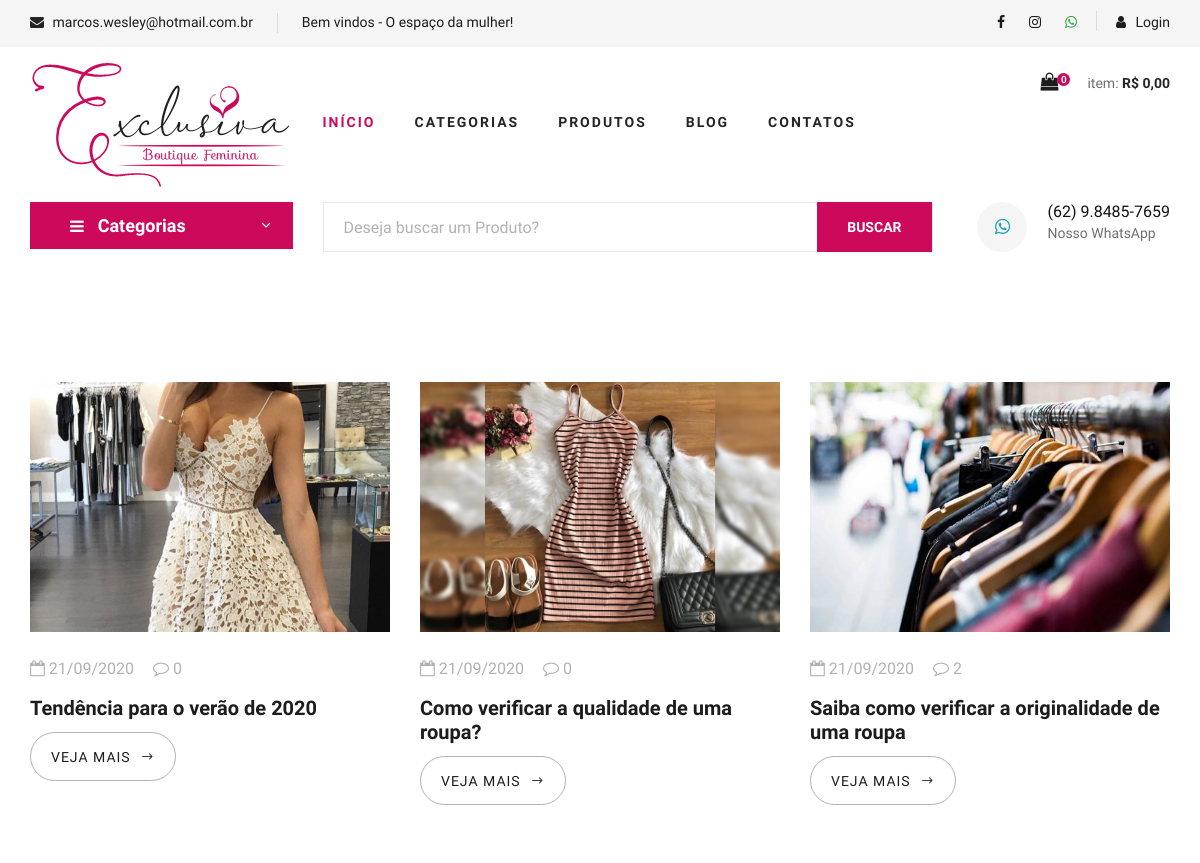
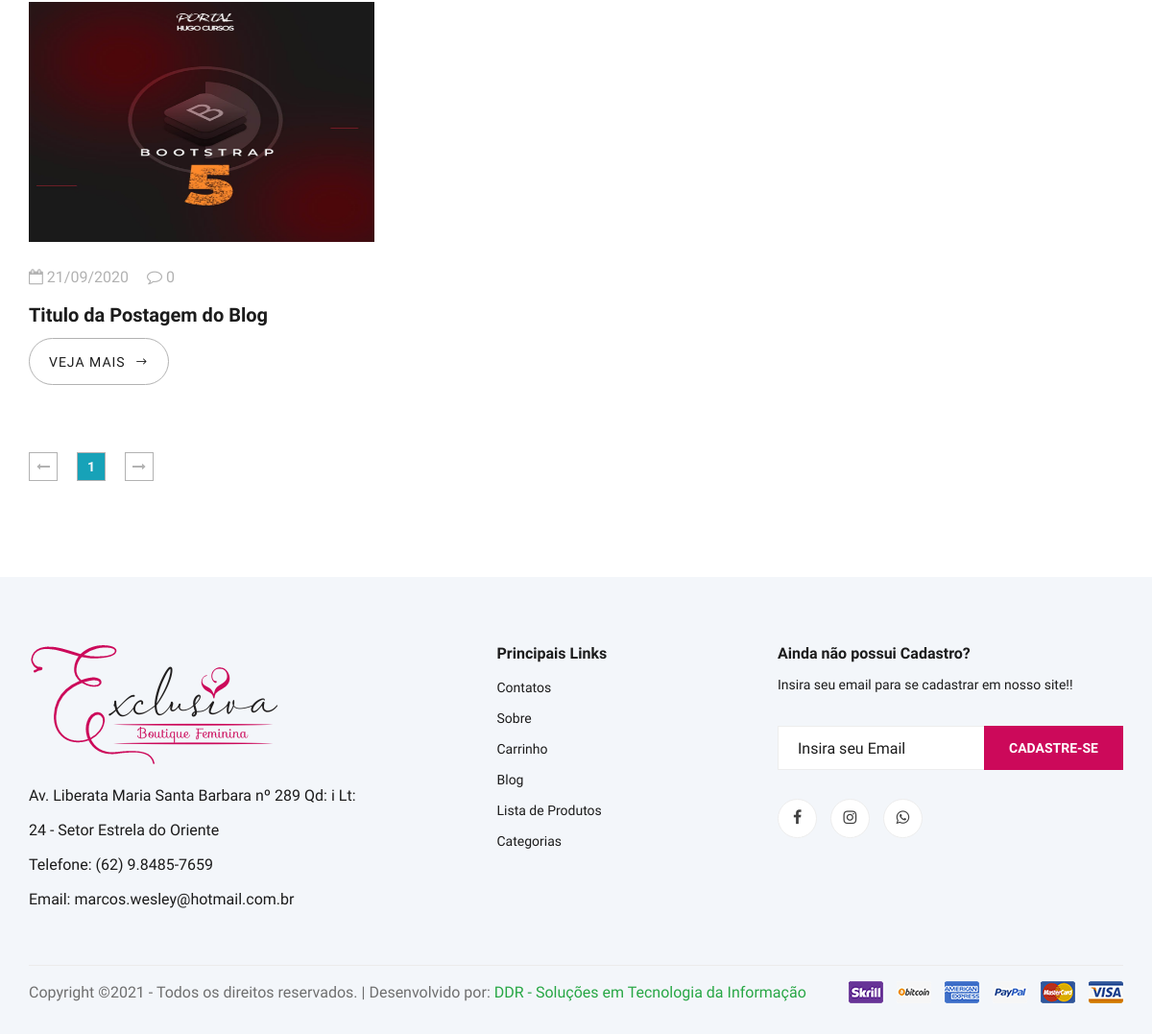
Screenshot of /blog.php with the database file from the repository (2 pictures, top to bottom).
### tables this page shows
CREATE TABLE `blog` (
  `id` int(11) NOT NULL AUTO_INCREMENT,
  `titulo` varchar(200) NOT NULL,
  `descricao_1` varchar(1000) NOT NULL,
  `descricao_2` varchar(1000) NOT NULL,
  `imagem` varchar(150) NOT NULL,
  `data` date NOT NULL,
  `palavras` varchar(150) DEFAULT NULL,
  `nome_url` varchar(200) NOT NULL,
  PRIMARY KEY (`id`)
);

### config.php (called while the page is built, shortened)
<?php
$itens_por_pagina = 6;
 ?>

### blog.php (the view, shortened to what this page needs)
<?php
require_once("cabecalho.php");
?>
<?php
require_once("cabecalho-busca.php");
?>
<?php
if(@$_GET['pagina'] != null){
    $pag = $_GET['pagina'];
}else{
    $pag = 0;
}
$limite = $pag * @$itens_por_pagina;
$pagina = $pag;
$nome_pag = 'blog.php';
 ?>
    <section class="blog spad">
        <div class="container">
                    <div class="row">
                          <?php
               $query = $pdo->query("SELECT * FROM blog order by id desc LIMIT $limite, $itens_por_pagina");
               $res = $query->fetchAll(PDO::FETCH_ASSOC);
               for ($i=0; $i < count($res); $i++) {
                  $titulo = $res[$i]['titulo'];
                  $imagem = $res[$i]['imagem'];
                  $data = $res[$i]['data'];
                  $id = $res[$i]['id'];
                  $nome_url = $res[$i]['nome_url'];
                  $data = implode('/', array_reverse(explode('-', $data)));
                  $query2 = $pdo->query("SELECT * FROM coment_blog where id_blog = '$id' ");
                  $res2 = $query2->fetchAll(PDO::FETCH_ASSOC);
                  $total_itens = @count($res2);
                  $query3 = $pdo->query("SELECT * FROM blog ");
                  $res3 = $query3->fetchAll(PDO::FETCH_ASSOC);
                  $num_total = @count($res3);
                  $num_paginas = ceil($num_total/$itens_por_pagina);
                  ?>
                        <div class="col-lg-4 col-md-4 col-sm-6">
                            <div class="blog__item">
                                <div class="blog__item__pic">
                                    <img src="img/blog/<?php echo $imagem ?>" width="100%" height="250" alt="">
                                </div>
                                <div class="blog__item__text">
                                    <ul>
                                        <li><i class="fa fa-calendar-o"></i> <?php echo $data ?></li>
                                        <li><i class="fa fa-comment-o"></i> <?php echo $total_itens ?></li>
                                    </ul>
                                    <h5><a href="postagem-<?php echo $nome_url ?>"><?php echo $titulo ?></a></h5>
                                    <a href="postagem-<?php echo $nome_url ?>" class="blog__btn">VEJA MAIS <span class="arrow_right"></span></a>
                                </div>
                            </div>
                        </div>
                    <?php } ?>
                    </div>
                    <div class="product__pagination">
                <a href="<?php echo $nome_pag ?>?pagina=0"><i class="fa fa-long-arrow-left"></i></a>
                <?php
                    for($i = 0; $i < @$num_paginas; $i++){
                        $estilo = '';
                        if($pagina == $i){
                            $estilo = 'bg-info text-light';
                        }
                        if($pagina >= ($i - 2) && $pagina <= ($i + 2)){ ?>
                         <a href="<?php echo $nome_pag ?>?pagina=<?php echo $i ?>" class="<?php echo $estilo ?>"><?php echo $i + 1 ?></a>
                       <?php }
                    }
                 ?>
                <a href="<?php echo $nome_pag ?>?pagina=<?php echo $num_paginas - 1 ?>"><i class="fa fa-long-arrow-right"></i></a>
            </div>
        </div>
    </section>
   <?php
require_once("rodape.php");
?>

### css/style.css (style rules this page uses)
html, body { height: 100%; font-family: "Cairo", sans-serif; -webkit-font-smoothing: antialiased; font-smoothing: antialiased; }
h1, h2, h3, h4, h5, h6 { margin: 0; color: #111111; font-weight: 400; font-family: "Cairo", sans-serif; }
h5 { font-size: 18px; }
img { max-width: 100%; }
ul, ol { padding: 0; margin: 0; }
.spad { padding-top: 100px; padding-bottom: 100px; }
.product__pagination, .blog__pagination { padding-top: 10px; }
.product__pagination a, .blog__pagination a { display: inline-block; width: 30px; height: 30px; border: 1px solid #b2b2b2; font-size: 14px; color: #b2b2b2; font-weight: 700; line-height: 28px; text-align: center; margin-right: 16px; -webkit-transition: all, 0.3s; -moz-transition: all, 0.3s; -ms-transition: all, 0.3s; -o-transition: all, 0.3s; transition: all, 0.3s; }
.product__pagination a:last-child, .blog__pagination a:last-child { margin-right: 0; }
.blog__item { margin-bottom: 60px; }
.blog__item__pic img { min-width: 100%; }
.blog__item__text { padding-top: 25px; }
.blog__item__text ul { margin-bottom: 15px; }
.blog__item__text ul li { font-size: 16px; color: #b2b2b2; list-style: none; display: inline-block; margin-right: 15px; }
.blog__item__text ul li:last-child { margin-right: 0; }
.blog__item__text h5 { margin-bottom: 12px; }
.blog__item__text h5 a { font-size: 20px; color: #1c1c1c; font-weight: 700; }
.blog__item__text .blog__btn { display: inline-block; font-size: 14px; color: #1c1c1c; text-transform: uppercase; letter-spacing: 1px; border: 1px solid #b2b2b2; padding: 14px 20px 12px; border-radius: 25px; }
.blog__item__text .blog__btn span { position: relative; top: 1px; margin-left: 5px; }
@media only screen and (min-width: 1200px) { .container { max-width: 1170px; } }

### rows the page displays
blog: imagem (picture), data "21/09/2020", total_itens "0", titulo "Tendência para o verão de 2020"
blog: imagem (picture), data "21/09/2020", total_itens "0", titulo "Como verificar a qualidade de uma roupa?"
blog: imagem (picture), data "21/09/2020", total_itens "2", titulo "Saiba como verificar a originalidade de uma roupa"
blog: imagem (picture), data "21/09/2020", total_itens "0", titulo "Titulo da Postagem do Blog"

### other values shown
$email "marcos.wesley@hotmail.com.br"
$texto_destaque "Bem vindos - O espaço da mulher!"
$linhas "0"
$total_c "0,00"
$whatsapp "(62) 9.8485-7659"
$endereco_loja "Av. Liberata Maria Santa Barbara nº 289 Qd: i Lt: 24 - Setor Estrela do Oriente"
$telefone "(62) 9.8485-7659"
$copyright "Copyright ©2021 - Todos os direitos reservados. |"
